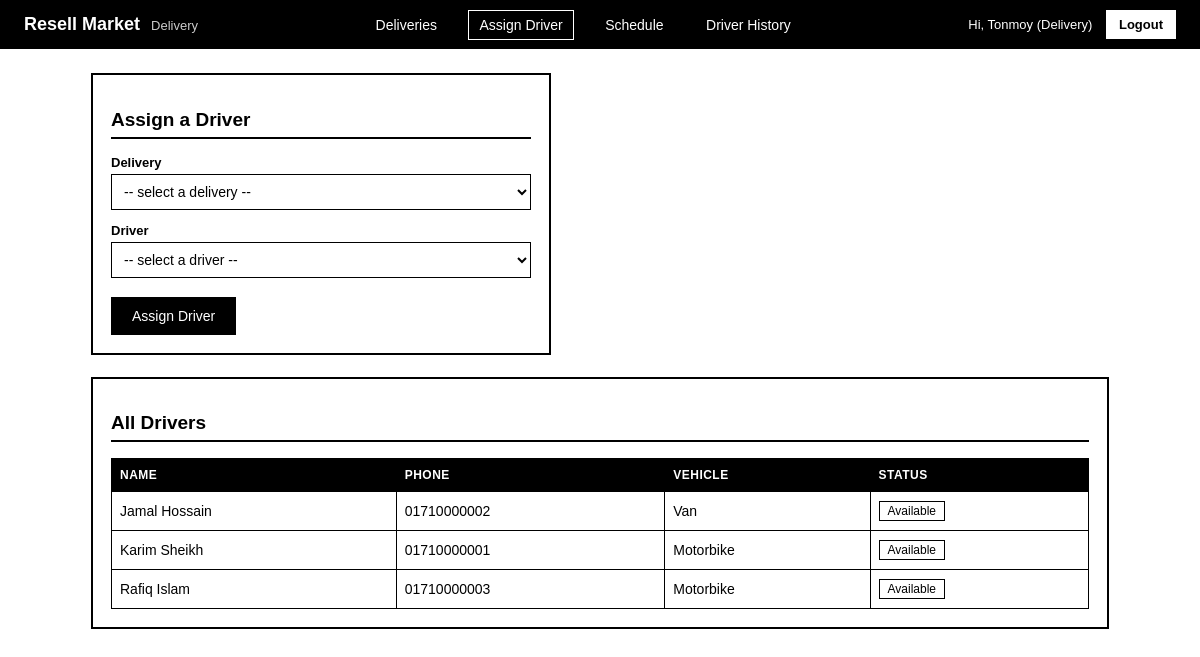
/index.php?page=delivery&action=assign (signed in), run on the app's committed database.
### tables this page shows
CREATE TABLE drivers (
    id INT AUTO_INCREMENT PRIMARY KEY,
    name VARCHAR(100) NOT NULL,
    phone VARCHAR(20),
    vehicle VARCHAR(50),
    status ENUM('available','busy') NOT NULL DEFAULT 'available'
);

### models/delivery_model.php (called while the page is built, shortened)
<?php
function driver_list_all($conn) {
    return mysqli_query($conn, "SELECT * FROM drivers ORDER BY name");
}
?>

### helpers/helpers.php (called while the page is built, shortened)
<?php
function esc(?string $text): string {
    return htmlspecialchars($text ?? '', ENT_QUOTES, 'UTF-8');
}
?>

### views/delivery/assign_driver.php (the view, shortened to what this page needs)
<?php
require __DIR__ . '/../partials/header.php';
?>
<div class="box" style="max-width:460px">
    <h2>Assign a Driver</h2>
    <form method="post" action="index.php?page=delivery&action=assign_save"
          onsubmit="return validateForm(this, {
              delivery_id: [{type:'required', message:'Please select a delivery.'}],
              driver_id:   [{type:'required', message:'Please select a driver.'}]
          });">
        <div class="form-group">
            <label>Delivery</label>
            <select name="delivery_id">
                <option value="">-- select a delivery --</option>
            </select>
        </div>
        <div class="form-group">
            <label>Driver</label>
            <select name="driver_id">
                <option value="">-- select a driver --</option>
                <?php if ($allDrivers && mysqli_num_rows($allDrivers) > 0): mysqli_data_seek($allDrivers, 0);
                    while ($dr = mysqli_fetch_assoc($allDrivers)): ?>
                    <option value="<?= (int)$dr['id'] ?>"><?= esc($dr['name']) ?> (<?= esc($dr['vehicle']) ?>) - <?= ucfirst($dr['status']) ?></option>
                <?php endwhile; endif; ?>
            </select>
        </div>
        <button class="btn-primary" type="submit">Assign Driver</button>
    </form>
</div>
<div class="box">
    <h2>All Drivers</h2>
    <table>
        <thead><tr><th>Name</th><th>Phone</th><th>Vehicle</th><th>Status</th></tr></thead>
        <tbody>
        <?php if ($allDrivers && mysqli_num_rows($allDrivers) > 0): mysqli_data_seek($allDrivers, 0);
            while ($dr = mysqli_fetch_assoc($allDrivers)): ?>
            <tr>
                <td><?= esc($dr['name']) ?></td>
                <td><?= esc($dr['phone']) ?></td>
                <td><?= esc($dr['vehicle']) ?></td>
                <td><span class="badge"><?= ucfirst($dr['status']) ?></span></td>
            </tr>
        <?php endwhile; endif; ?>
        </tbody>
    </table>
</div>
<?php require __DIR__ . '/../partials/footer.php'; ?>

### assets/css/style.css (style rules this page uses)
* { box-sizing: border-box; }
body { font-family: Arial, sans-serif; background: #ffffff; color: #000000; margin: 0; }
h1, h2, h3 { color: #000000; }
h2 { font-size: 19px; border-bottom: 2px solid #000000; padding-bottom: 6px; }
.box { background: #ffffff; border: 2px solid #000000; padding: 18px; margin-bottom: 22px; }
table { width: 100%; border-collapse: collapse; font-size: 14px; }
th, td { text-align: left; padding: 9px 8px; border: 1px solid #000000; }
th { background: #000000; color: #ffffff; font-size: 12px; text-transform: uppercase; letter-spacing: 0.04em; }
.badge { display: inline-block; padding: 2px 8px; border: 1px solid #000000; font-size: 12px; }
.btn-sm, .btn-primary { display: inline-block; background: #000000; color: #ffffff; border: 1px solid #000000; padding: 5px 10px; font-size: 12px; text-decoration: none; cursor: pointer; margin-right: 4px; }
.btn-primary { padding: 10px 20px; font-size: 14px; margin-top: 6px; }
.form-group { margin-bottom: 13px; }
.form-group label { display: block; font-size: 13px; font-weight: bold; margin-bottom: 4px; }
.form-group input, .form-group select, .form-group textarea { width: 100%; padding: 8px; border: 1px solid #000000; font-size: 14px; background: #ffffff; color: #000000; }

### data on the page
drivers: name "Jamal Hossain", phone "01710000002", vehicle "Van", status "Available"
drivers: name "Karim Sheikh", phone "01710000001", vehicle "Motorbike", status "Available"
drivers: name "Rafiq Islam", phone "01710000003", vehicle "Motorbike", status "Available"

### other printed values
$role "Delivery"
$_SESSION['full_name'] "Tonmoy (Delivery)"
